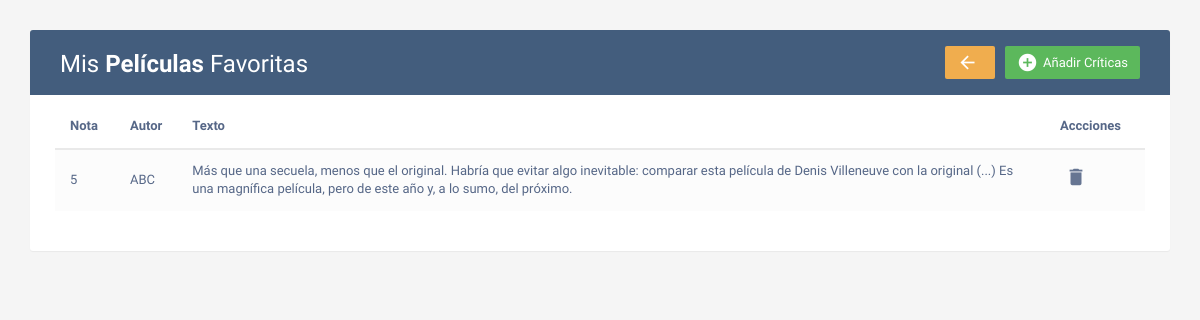
Page /criticas.php?id_pelicula=23 on the committed database.
### tables this page shows
CREATE TABLE `criticas` (
  `id_critica` int(11) NOT NULL,
  `id_pelicula` int(11) NOT NULL,
  `autor` varchar(100) NOT NULL,
  `texto` text NOT NULL,
  `nota` int(1) NOT NULL
);

### criticas.php (the view, shortened to what this page needs)
<!DOCTYPE html>
<html lang="en">
<head>
<link rel="stylesheet" href="https://maxcdn.bootstrapcdn.com/font-awesome/4.7.0/css/font-awesome.min.css">
<link rel="stylesheet" href="https://maxcdn.bootstrapcdn.com/bootstrap/3.3.7/css/bootstrap.min.css">
<link rel="stylesheet" href="css/estilos.css">
</head>
<body>
    <div class="container">
        <div class="table-wrapper">
            <div class="table-title">
                <div class="row">
                    <div class="col-sm-4">
						<h2>Mis <b>Películas</b> Favoritas</h2>
					</div>
                    <div class="col-sm-8">
                        <a href="#nuevaCriticaModal" class="btn btn-success" data-toggle="modal"><i class="material-icons">&#xE147;</i> <span>Añadir Críticas</span></a>
                        <a href="index.php" class="btn btn-warning"><i class="material-icons">arrow_back</i></a>
                    </div>
                </div>
			</div>
            <table class="table table-striped table-hover">
                <thead>
                    <tr>
                        <th>Nota</th>
                        <th>Autor</th>
						<th>Texto</th>
                        <th>Accciones</th>
                    </tr>
                </thead>
                <tbody>
<?php
		$conexion = conectar("2daw");
		$consulta = "SELECT * FROM criticas WHERE id_pelicula={$_GET['id_pelicula']} ORDER BY nota DESC";
		$conexion->query("SET NAMES utf8");
		$resultado = $conexion->query($consulta);
		while($critica = $resultado->fetch_array()) {
?>
                    <tr>
                        <td><?php echo $critica['nota']; ?></td>
                        <td><?php echo $critica['autor']; ?></td>
						<td><?php echo $critica['texto']; ?></td>
                        <td>
                            <a href="controlador.php?borrar_critica=<?php echo $critica['id_critica'];?>&pelicula=<?php echo $_GET['id_pelicula'];?>"><i class="material-icons" title="Borrar">delete</i></a>
                        </td>
                    </tr>
<?php
		}
?>
                </tbody>
			</table>
</body>
</html>

### css/estilos.css (style rules this page uses)
body { color: #566787; background: #f5f5f5; font-family: 'Varela Round', sans-serif; font-size: 13px; }
.table-wrapper { background: #fff; padding: 20px 25px; margin: 30px 0; border-radius: 3px; box-shadow: 0 1px 1px rgba(0,0,0,.05); }
.table-title { padding-bottom: 15px; background: #435d7d; color: #fff; padding: 16px 30px; margin: -20px -25px 10px; border-radius: 3px 3px 0 0; }
.table-title h2 { margin: 5px 0 0; font-size: 24px; }
.table-title .btn { color: #fff; float: right; font-size: 13px; border: none; min-width: 50px; border-radius: 2px; border: none; outline: none !important; margin-left: 10px; }
.table-title .btn i { float: left; font-size: 21px; margin-right: 5px; }
.table-title .btn span { float: left; margin-top: 2px; }
table.table tr th, table.table tr td { border-color: #e9e9e9; padding: 12px 15px; vertical-align: middle; }
table.table tr th:first-child { width: 60px; }
table.table tr th:last-child { width: 100px; }
table.table-striped tbody tr:nth-of-type(odd) { background-color: #fcfcfc; }
table.table td:last-child i { opacity: 0.9; font-size: 22px; margin: 0 5px; }
table.table td a { font-weight: bold; color: #566787; display: inline-block; text-decoration: none; outline: none !important; }
table.table td i { font-size: 19px; }

### rows in the picture
criticas: nota "5", autor "ABC", texto "Más que una secuela, menos que el original. Habría que evitar algo inevitable: comparar esta película de Denis Villeneuve con la original (...) Es una magnífica película, pero de este año y, a lo sumo, del próximo."
